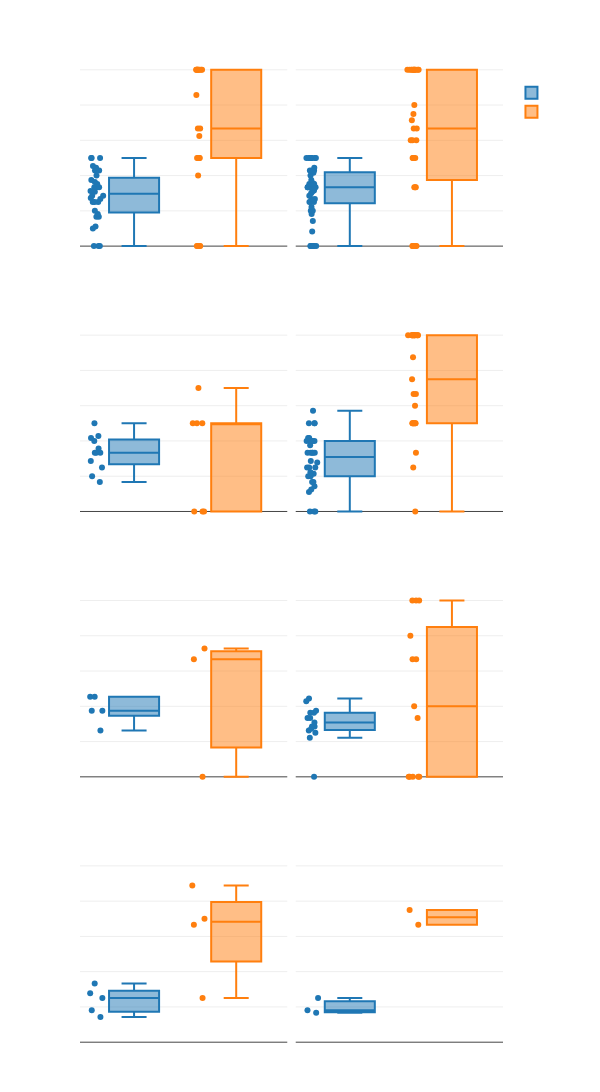

The code cell stored with this chart in its notebook:
### Code cell
import pandas as pd
import plotly.io as pio
import plotly.graph_objects as go
import plotly.express as px

pio.templates["transparent_dark"] = go.layout.Template(
    layout=go.Layout(
        paper_bgcolor="rgba(0,0,0,0)",
        plot_bgcolor="rgba(0,0,0,0)",
        font=dict(color="white")
    )
)
pio.templates.default = "transparent_dark"

df = pd.read_csv("WorldCupMatches.csv", encoding="latin1")
df.columns = df.columns.str.strip().str.lower()

def find_similar_column(columns, keywords):
    for c in columns:
        n = c.strip().lower()
        if all(k in n for k in keywords):
            return c
    raise ValueError

home_team  = find_similar_column(df.columns, ["home", "team"])
away_team  = find_similar_column(df.columns, ["away", "team"])
home_goals = find_similar_column(df.columns, ["home", "goal"])
away_goals = find_similar_column(df.columns, ["away", "goal"])
match_id   = find_similar_column(df.columns, ["match"])
city       = find_similar_column(df.columns, ["city"])
koppen     = find_similar_column(df.columns, ["koppen", "desc"])
wincond    = find_similar_column(df.columns, ["win"])

def infer_result(r):
    if r[home_goals] > r[away_goals]:
        return r[home_team]
    if r[home_goals] < r[away_goals]:
        return r[away_team]
    return "Draw"

df["inferred_win"] = df[wincond]
m = df["inferred_win"].isna() | (df["inferred_win"].str.strip() == "")
df.loc[m, "inferred_win"] = df[m].apply(infer_result, axis=1)

records = []
for _, r in df.iterrows():
    for s in ["home", "away"]:
        t = r[find_similar_column(df.columns, [s, "team"])]
        w = t == r["inferred_win"]
        c = "Top" if t in top_teams else "Other"
        records.append({"team": t, "class": c, "is_win": w, "city": r[city], "koppen": r[koppen]})

team_df = pd.DataFrame(records)
summary = team_df.groupby(["class", "city", "koppen"]).agg(
    matches=("is_win", "count"),
    wins=("is_win", "sum")
).reset_index()
summary["win_rate"] = summary["wins"] / summary["matches"]
summary["koppen_short"] = summary["koppen"].str.extract(r"^(\w{3})")

fig = px.box(
    summary,
    x="class",
    y="win_rate",
    color="class",
    points="all",
    facet_col="koppen_short",
    facet_col_wrap=2,
    title="Win Rate Comparison: Top vs Other Teams by Climate Zone (Simplified)",
    labels={"class": "Team Type", "win_rate": "Win Rate"}
)

fig.update_layout(height=2400, width=600, margin=dict(t=60, b=40))

fig.show()
fig.write_html(
    "zone.html",
    include_plotlyjs="cdn",
    full_html=False,
    config={"responsive": True}
)

### Figure 1 — Plotly figure (JSON) as saved in the notebook; plotly's stock layout.template omitted (floating-point values rounded to 4 significant figures)
{"data": [{"alignmentgroup": "True", "boxpoints": "all", "hovertemplate": "Team Type=%{x}<br>koppen_short=Hot<br>Win Rate=%{y}<extra></extra>", "legendgroup": "Other", "marker": {"color": "#1F77B4"}, "name": "Other", "notched": false, "offsetgroup": "Other", "orientation": "v", "showlegend": true, "type": "box", "x": ["Other", "Other", "Other", "Other", "Other", "Other", "Other", "Other", "Other", "Other", "Other", "Other", "Other", "Other", "Other", "Other", "Other", "Other", "Other", "Other", "Other", "Other", "Other", "Other", "Other", "Other", "Other", "Other", "Other", "Other", "Other", "Other"], "x0": " ", "xaxis": "x7", "y": [0.25, 0.5, 0.4286, 0.4545, 0.4444, 0.1667, 0.2857, 0.2667, 0.2857, 0.25, 0.2727, 0.3333, 0.5, 0.4, 0.3333, 0.2, 0.3125, 0.1111, 0.1, 0.3333, 0, 0.1667, 0.4286, 0.375, 0.3077, 0.1818, 0.3636, 0.3529, 0, 0.25, 0, 0.5], "y0": " ", "yaxis": "y7"}, {"alignmentgroup": "True", "boxpoints": "all", "hovertemplate": "Team Type=%{x}<br>koppen_short=Tem<br>Win Rate=%{y}<extra></extra>", "legendgroup": "Other", "marker": {"color": "#1F77B4"}, "name": "Other", "notched": false, "offsetgroup": "Other", "orientation": "v", "showlegend": false, "type": "box", "x": ["Other", "Other", "Other", "Other", "Other", "Other", "Other", "Other", "Other", "Other", "Other", "Other", "Other", "Other", "Other", "Other", "Other", "Other", "Other", "Other", "Other", "Other", "Other", "Other", "Other", "Other", "Other", "Other", "Other", "Other", "Other", "Other", "Other", "Other", "Other", "Other", "Other", "Other", "Other", "Other", "Other", "Other", "Other", "Other", "Other", "Other", "Other", "Other", "Other"], "x0": " ", "xaxis": "x8", "y": [0.4167, 0.3333, 0.5, 0.5, 0.2, 0.25, 0.08333, 0.3, 0, 0.1818, 0.2667, 0, 0.3529, 0.3529, 0.3333, 0.5, 0.2, 0.3333, 0.4286, 0.3571, 0.25, 0.375, 0.3333, 0, 0.1429, 0.3333, 0.5, 0.4444, 0.3158, 0.5, 0, 0.3333, 0.3333, 0.3333, 0.4286, 0.4, 0, 0.5, 0.3077, 0.5, 0.3333, 0.2222, 0.3333, 0.2857, 0, 0.2667, 0.4286, 0.25, 0.5], "y0": " ", "yaxis": "y8"}, {"alignmentgroup": "True", "boxpoints": "all", "hovertemplate": "Team Type=%{x}<br>koppen_short=Mon<br>Win Rate=%{y}<extra></extra>", "legendgroup": "Other", "marker": {"color": "#1F77B4"}, "name": "Other", "notched": false, "offsetgroup": "Other", "orientation": "v", "showlegend": false, "type": "box", "x": ["Other", "Other", "Other", "Other", "Other", "Other", "Other", "Other", "Other", "Other", "Other", "Other"], "x0": " ", "xaxis": "x5", "y": [0.3571, 0.2, 0.25, 0.3333, 0.3333, 0.3333, 0.1667, 0.4, 0.4286, 0.5, 0.2857, 0.4167], "y0": " ", "yaxis": "y5"}, {"alignmentgroup": "True", "boxpoints": "all", "hovertemplate": "Team Type=%{x}<br>koppen_short=Hum<br>Win Rate=%{y}<extra></extra>", "legendgroup": "Other", "marker": {"color": "#1F77B4"}, "name": "Other", "notched": false, "offsetgroup": "Other", "orientation": "v", "showlegend": false, "type": "box", "x": ["Other", "Other", "Other", "Other", "Other", "Other", "Other", "Other", "Other", "Other", "Other", "Other", "Other", "Other", "Other", "Other", "Other", "Other", "Other", "Other", "Other", "Other", "Other", "Other", "Other", "Other", "Other", "Other", "Other", "Other", "Other", "Other", "Other", "Other"], "x0": " ", "xaxis": "x6", "y": [0.1667, 0.4167, 0.1111, 0.125, 0.5, 0.2222, 0.25, 0.3333, 0.25, 0.4, 0.4, 0, 0.5, 0.4, 0.4, 0.3333, 0, 0.2857, 0.1667, 0.4167, 0.3333, 0.375, 0.1429, 0.2778, 0.4, 0.2, 0.2143, 0.5, 0.2, 0, 0.3333, 0.25, 0.3333, 0.5714], "y0": " ", "yaxis": "y6"}, {"alignmentgroup": "True", "boxpoints": "all", "hovertemplate": "Team Type=%{x}<br>koppen_short=Tro<br>Win Rate=%{y}<extra></extra>", "legendgroup": "Other", "marker": {"color": "#1F77B4"}, "name": "Other", "notched": false, "offsetgroup": "Other", "orientation": "v", "showlegend": false, "type": "box", "x": ["Other", "Other", "Other", "Other", "Other"], "x0": " ", "xaxis": "x3", "y": [0.4545, 0.375, 0.375, 0.4545, 0.2632], "y0": " ", "yaxis": "y3"}, {"alignmentgroup": "True", "boxpoints": "all", "hovertemplate": "Team Type=%{x}<br>koppen_short=War<br>Win Rate=%{y}<extra></extra>", "legendgroup": "Other", "marker": {"color": "#1F77B4"}, "name": "Other", "notched": false, "offsetgroup": "Other", "orientation": "v", "showlegend": false, "type": "box", "x": ["Other", "Other", "Other", "Other", "Other", "Other", "Other", "Other", "Other", "Other", "Other", "Other", "Other", "Other", "Other"], "x0": " ", "xaxis": "x4", "y": [0.3077, 0.2857, 0.4286, 0.4444, 0.3333, 0.2857, 0.2632, 0.3636, 0.2222, 0.25, 0.3333, 0.375, 0.3636, 0, 0.2727], "y0": " ", "yaxis": "y4"}, {"alignmentgroup": "True", "boxpoints": "all", "hovertemplate": "Team Type=%{x}<br>koppen_short=Sub<br>Win Rate=%{y}<extra></extra>", "legendgroup": "Other", "marker": {"color": "#1F77B4"}, "name": "Other", "notched": false, "offsetgroup": "Other", "orientation": "v", "showlegend": false, "type": "box", "x": ["Other", "Other", "Other", "Other", "Other"], "x0": " ", "xaxis": "x", "y": [0.1429, 0.2778, 0.3333, 0.25, 0.1818], "y0": " ", "yaxis": "y"}, {"alignmentgroup": "True", "boxpoints": "all", "hovertemplate": "Team Type=%{x}<br>koppen_short=Col<br>Win Rate=%{y}<extra></extra>", "legendgroup": "Other", "marker": {"color": "#1F77B4"}, "name": "Other", "notched": false, "offsetgroup": "Other", "orientation": "v", "showlegend": false, "type": "box", "x": ["Other", "Other", "Other"], "x0": " ", "xaxis": "x2", "y": [0.1818, 0.25, 0.1667], "y0": " ", "yaxis": "y2"}, {"alignmentgroup": "True", "boxpoints": "all", "hovertemplate": "Team Type=%{x}<br>koppen_short=Hot<br>Win Rate=%{y}<extra></extra>", "legendgroup": "Top", "marker": {"color": "#FF7F0E"}, "name": "Top", "notched": false, "offsetgroup": "Top", "orientation": "v", "showlegend": true, "type": "box", "x": ["Top", "Top", "Top", "Top", "Top", "Top", "Top", "Top", "Top", "Top", "Top", "Top", "Top", "Top", "Top", "Top", "Top", "Top", "Top", "Top", "Top", "Top", "Top"], "x0": " ", "xaxis": "x7", "y": [1, 0.4, 1, 0.6667, 1, 0, 0.5, 0.6667, 1, 0, 0.625, 1, 0.5, 0.5, 0, 0, 1, 0.8571, 1, 1, 1, 0.5, 0.5], "y0": " ", "yaxis": "y7"}, {"alignmentgroup": "True", "boxpoints": "all", "hovertemplate": "Team Type=%{x}<br>koppen_short=Tem<br>Win Rate=%{y}<extra></extra>", "legendgroup": "Top", "marker": {"color": "#FF7F0E"}, "name": "Top", "notched": false, "offsetgroup": "Top", "orientation": "v", "showlegend": false, "type": "box", "x": ["Top", "Top", "Top", "Top", "Top", "Top", "Top", "Top", "Top", "Top", "Top", "Top", "Top", "Top", "Top", "Top", "Top", "Top", "Top", "Top", "Top", "Top", "Top", "Top", "Top", "Top", "Top", "Top", "Top", "Top", "Top"], "x0": " ", "xaxis": "x8", "y": [0.3333, 1, 0.5, 1, 1, 0.6, 0, 0.6667, 1, 0.75, 1, 1, 0.5, 0.5, 0, 0.3333, 0.3333, 1, 0, 0.8, 0.7143, 0.6667, 0.5, 1, 0.6, 0, 1, 1, 0, 0.6, 1], "y0": " ", "yaxis": "y8"}, {"alignmentgroup": "True", "boxpoints": "all", "hovertemplate": "Team Type=%{x}<br>koppen_short=Mon<br>Win Rate=%{y}<extra></extra>", "legendgroup": "Top", "marker": {"color": "#FF7F0E"}, "name": "Top", "notched": false, "offsetgroup": "Top", "orientation": "v", "showlegend": false, "type": "box", "x": ["Top", "Top", "Top", "Top", "Top", "Top", "Top"], "x0": " ", "xaxis": "x5", "y": [0.5, 0, 0.7, 0.5, 0, 0.5, 0], "y0": " ", "yaxis": "y5"}, {"alignmentgroup": "True", "boxpoints": "all", "hovertemplate": "Team Type=%{x}<br>koppen_short=Hum<br>Win Rate=%{y}<extra></extra>", "legendgroup": "Top", "marker": {"color": "#FF7F0E"}, "name": "Top", "notched": false, "offsetgroup": "Top", "orientation": "v", "showlegend": false, "type": "box", "x": ["Top", "Top", "Top", "Top", "Top", "Top", "Top", "Top", "Top", "Top", "Top", "Top", "Top", "Top", "Top", "Top", "Top", "Top", "Top", "Top", "Top", "Top", "Top", "Top", "Top", "Top", "Top"], "x0": " ", "xaxis": "x6", "y": [1, 0.875, 0.25, 0.6, 0.5, 0.3333, 1, 1, 1, 1, 0.5, 0.6667, 1, 1, 0.5, 0.6667, 0.5, 1, 0.5, 1, 1, 1, 0.75, 1, 0.5, 0.5, 0], "y0": " ", "yaxis": "y6"}, {"alignmentgroup": "True", "boxpoints": "all", "hovertemplate": "Team Type=%{x}<br>koppen_short=Tro<br>Win Rate=%{y}<extra></extra>", "legendgroup": "Top", "marker": {"color": "#FF7F0E"}, "name": "Top", "notched": false, "offsetgroup": "Top", "orientation": "v", "showlegend": false, "type": "box", "x": ["Top", "Top", "Top"], "x0": " ", "xaxis": "x3", "y": [0.6667, 0, 0.7273], "y0": " ", "yaxis": "y3"}, {"alignmentgroup": "True", "boxpoints": "all", "hovertemplate": "Team Type=%{x}<br>koppen_short=War<br>Win Rate=%{y}<extra></extra>", "legendgroup": "Top", "marker": {"color": "#FF7F0E"}, "name": "Top", "notched": false, "offsetgroup": "Top", "orientation": "v", "showlegend": false, "type": "box", "x": ["Top", "Top", "Top", "Top", "Top", "Top", "Top", "Top", "Top", "Top", "Top", "Top", "Top"], "x0": " ", "xaxis": "x4", "y": [0.3333, 1, 0, 0.6667, 0, 0, 0.4, 0, 1, 0.6667, 1, 0, 0.8], "y0": " ", "yaxis": "y4"}, {"alignmentgroup": "True", "boxpoints": "all", "hovertemplate": "Team Type=%{x}<br>koppen_short=Sub<br>Win Rate=%{y}<extra></extra>", "legendgroup": "Top", "marker": {"color": "#FF7F0E"}, "name": "Top", "notched": false, "offsetgroup": "Top", "orientation": "v", "showlegend": false, "type": "box", "x": ["Top", "Top", "Top", "Top"], "x0": " ", "xaxis": "x", "y": [0.8889, 0.7, 0.25, 0.6667], "y0": " ", "yaxis": "y"}, {"alignmentgroup": "True", "boxpoints": "all", "hovertemplate": "Team Type=%{x}<br>koppen_short=Col<br>Win Rate=%{y}<extra></extra>", "legendgroup": "Top", "marker": {"color": "#FF7F0E"}, "name": "Top", "notched": false, "offsetgroup": "Top", "orientation": "v", "showlegend": false, "type": "box", "x": ["Top", "Top"], "x0": " ", "xaxis": "x2", "y": [0.6667, 0.75], "y0": " ", "yaxis": "y2"}], "layout": {"annotations": [{"font": {}, "showarrow": false, "text": "koppen_short=Sub", "x": 0.245, "xanchor": "center", "xref": "paper", "y": 0.1975, "yanchor": "bottom", "yref": "paper"}, {"font": {}, "showarrow": false, "text": "koppen_short=Col", "x": 0.755, "xanchor": "center", "xref": "paper", "y": 0.1975, "yanchor": "bottom", "yref": "paper"}, {"font": {}, "showarrow": false, "text": "koppen_short=Tro", "x": 0.245, "xanchor": "center", "xref": "paper", "y": 0.465, "yanchor": "bottom", "yref": "paper"}, {"font": {}, "showarrow": false, "text": "koppen_short=War", "x": 0.755, "xanchor": "center", "xref": "paper", "y": 0.465, "yanchor": "bottom", "yref": "paper"}, {"font": {}, "showarrow": false, "text": "koppen_short=Mon", "x": 0.245, "xanchor": "center", "xref": "paper", "y": 0.7325, "yanchor": "bottom", "yref": "paper"}, {"font": {}, "showarrow": false, "text": "koppen_short=Hum", "x": 0.755, "xanchor": "center", "xref": "paper", "y": 0.7325, "yanchor": "bottom", "yref": "paper"}, {"font": {}, "showarrow": false, "text": "koppen_short=Hot", "x": 0.245, "xanchor": "center", "xref": "paper", "y": 1, "yanchor": "bottom", "yref": "paper"}, {"font": {}, "showarrow": false, "text": "koppen_short=Tem", "x": 0.755, "xanchor": "center", "xref": "paper", "y": 1, "yanchor": "bottom", "yref": "paper"}], "boxmode": "overlay", "height": 2400, "legend": {"title": {"text": "Team Type"}, "tracegroupgap": 0}, "margin": {"b": 40, "t": 60}, "title": {"text": "Win Rate Comparison: Top vs Other Teams by Climate Zone (Simplified)"}, "width": 600, "xaxis": {"anchor": "y", "autorange": true, "categoryarray": ["Other", "Top"], "categoryorder": "array", "domain": [0, 0.49], "range": [-0.5297, 1.5], "title": {"text": "Team Type"}, "type": "category"}, "xaxis2": {"anchor": "y2", "autorange": true, "categoryarray": ["Other", "Top"], "categoryorder": "array", "domain": [0.51, 1], "matches": "x", "range": [-0.5297, 1.5], "title": {"text": "Team Type"}, "type": "category"}, "xaxis3": {"anchor": "y3", "autorange": true, "domain": [0, 0.49], "matches": "x", "range": [-0.5297, 1.5], "showticklabels": false, "type": "category"}, "xaxis4": {"anchor": "y4", "autorange": true, "domain": [0.51, 1], "matches": "x", "range": [-0.5297, 1.5], "showticklabels": false, "type": "category"}, "xaxis5": {"anchor": "y5", "autorange": true, "domain": [0, 0.49], "matches": "x", "range": [-0.5297, 1.5], "showticklabels": false, "type": "category"}, "xaxis6": {"anchor": "y6", "autorange": true, "domain": [0.51, 1], "matches": "x", "range": [-0.5297, 1.5], "showticklabels": false, "type": "category"}, "xaxis7": {"anchor": "y7", "autorange": true, "domain": [0, 0.49], "matches": "x", "range": [-0.5297, 1.5], "showticklabels": false, "type": "category"}, "xaxis8": {"anchor": "y8", "autorange": true, "domain": [0.51, 1], "matches": "x", "range": [-0.5297, 1.5], "showticklabels": false, "type": "category"}, "yaxis": {"anchor": "x", "autorange": true, "domain": [0, 0.1975], "range": [-0.05556, 1.056], "title": {"text": "Win Rate"}, "type": "linear"}, "yaxis2": {"anchor": "x2", "autorange": true, "domain": [0, 0.1975], "matches": "y", "range": [-0.05556, 1.056], "showticklabels": false, "type": "linear"}, "yaxis3": {"anchor": "x3", "autorange": true, "domain": [0.2675, 0.465], "matches": "y", "range": [-0.05556, 1.056], "title": {"text": "Win Rate"}, "type": "linear"}, "yaxis4": {"anchor": "x4", "autorange": true, "domain": [0.2675, 0.465], "matches": "y", "range": [-0.05556, 1.056], "showticklabels": false, "type": "linear"}, "yaxis5": {"anchor": "x5", "autorange": true, "domain": [0.535, 0.7325], "matches": "y", "range": [-0.05556, 1.056], "title": {"text": "Win Rate"}, "type": "linear"}, "yaxis6": {"anchor": "x6", "autorange": true, "domain": [0.535, 0.7325], "matches": "y", "range": [-0.05556, 1.056], "showticklabels": false, "type": "linear"}, "yaxis7": {"anchor": "x7", "autorange": true, "domain": [0.8025, 1], "matches": "y", "range": [-0.05556, 1.056], "title": {"text": "Win Rate"}, "type": "linear"}, "yaxis8": {"anchor": "x8", "autorange": true, "domain": [0.8025, 1], "matches": "y", "range": [-0.05556, 1.056], "showticklabels": false, "type": "linear"}}}
